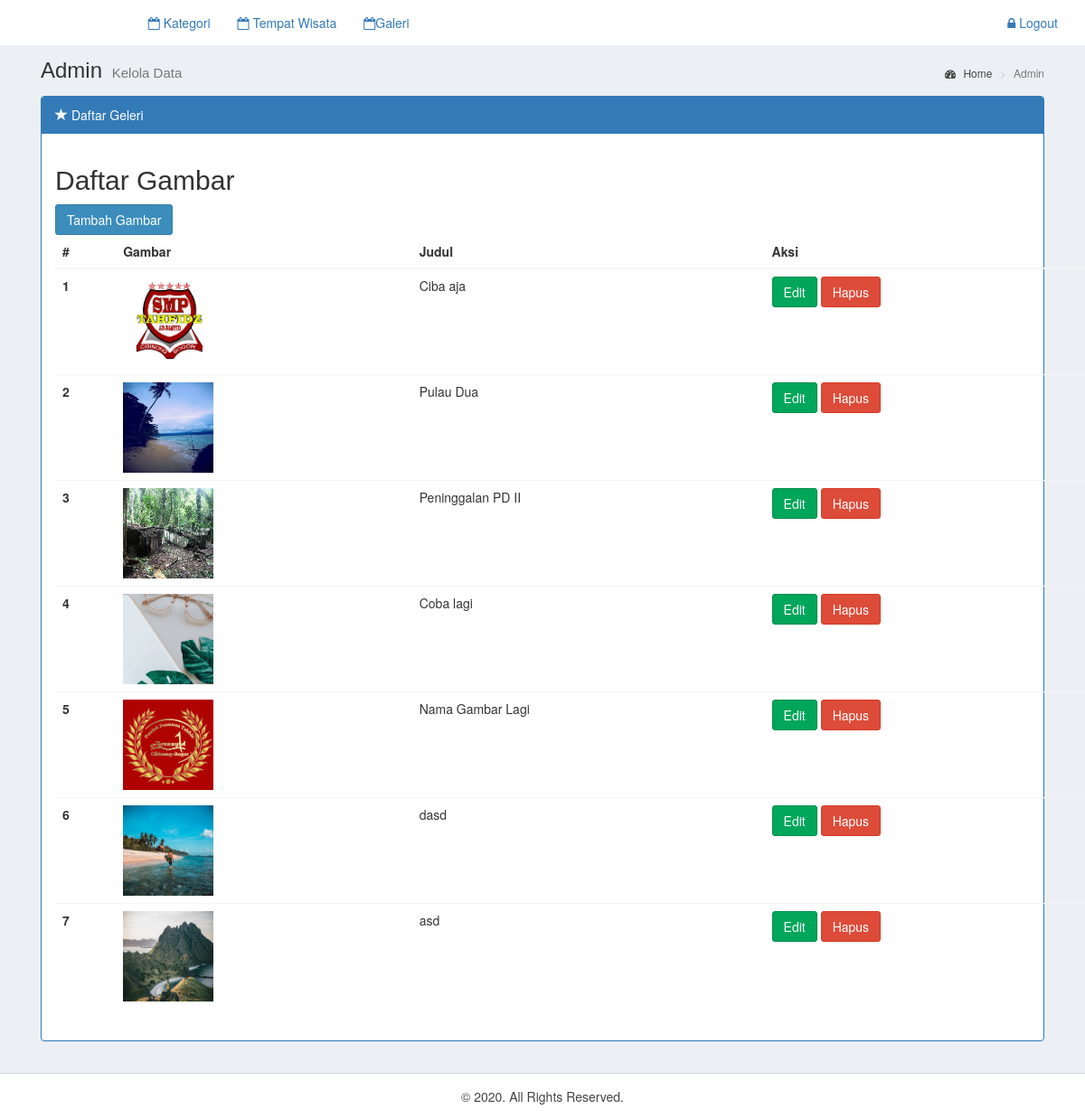
Screenshot of /admin/index_galeri.php with the database file from the repository.
### tables this page shows
CREATE TABLE `tb_galeri` (
  `id_gambar` int(11) NOT NULL,
  `judul_gambar` varchar(50) NOT NULL,
  `nama_gambar` varchar(50) NOT NULL
);

### admin/galeri.php (the view, shortened to what this page needs)
<?php include 'include/koneksi.php';
switch (@$_GET['mod']) {
    default:
?>
        <div class="container">
            <div class="row">
                <div class="col">
                    <h2>Daftar Gambar</h2>
                    <a href="index_galeri.php?mod=add" class="btn btn-primary mt-3">Tambah Gambar</a>
                    <table class="table">
                        <thead>
                            <tr>
                                <th scope="col">#</th>
                                <th scope="col">Gambar</th>
                                <th scope="col">Judul</th>
                                <th scope="col">Aksi</th>
                            </tr>
                        </thead>
                        <tbody>
                            <?php
                            $i = 1;
                            include 'include/koneksi.php';
                            $data = $db->query('SELECT * FROM tb_galeri');
                            foreach ($data as $d) :
                            ?>
                                <tr>
                                    <th scope="row"><?= $i++; ?></th>
                                    <td><img src="../img/<?= $d['nama_gambar']; ?>" alt="" width="100" height="100"></td>
                                    <td><?= $d['judul_gambar']; ?></td>
                                    <td><a href="index_galeri.php?mod=edit&id=<?= $d['id_gambar']; ?>" class="btn btn-success">Edit</a>
                                        <a href="aksi_galeri.php?mod=delete&id=<?= $d['id_gambar']; ?>" class="btn btn-danger">Hapus</a>
                                    </td>
                                </tr>
                            <?php endforeach; ?>
                        </tbody>
                    </table>
                </div>
            </div>
        </div>
    <?php break;
    ?>
        <?php } ?>

### admin/include/header.php (shortened to what this page needs)
<!DOCTYPE html>
<html>
<head>
  <link rel="stylesheet" href="bootstrap/dist/css/bootstrap.min.css">
  <link rel="stylesheet" href="bootstrap/dist/css/skins/_all-skins.min.css">
  <link rel="stylesheet" href="bootstrap/dist/font-awesome/css/font-awesome.min.css">
  <link rel="stylesheet" href="bootstrap/select2/dist/css/select2.min.css">
  <link rel="stylesheet" href="bootstrap/dist/css/AdminLTE.min.css">
  <link rel="stylesheet" href="bootstrap/dist/css/custom.css">
</head>
<body class="hold-transition layout-top-nav bg-default">
<div class="wrapper">
  <header class="main-header">
    <nav class="navbar navbar-static-top">
      <div class="container">
        <div class="navbar-header">
          <a href="index.php" class="navbar-brand"><b>Panel</b> Admin</a>
        </div>
        <div class="collapse navbar-collapse pull-left" id="navbar-collapse">
          <ul class="nav navbar-nav">
              <li class="active"><a href="index_kategori.php"><i class="fa  fa-calendar-o"></i> Kategori <span class="sr-only">(current)</span></a></li>
               <li class="active"><a href="index.php"><i class="fa  fa-calendar-o"></i> Tempat Wisata <span class="sr-only">(current)</span></a></li>
             <li class="active"><a href="index_galeri.php"><i class="fa  fa-calendar-o"></i>Galeri <span class="sr-only">(current)</span></a></li>
           </ul>
        </div>
        <ul class="nav navbar-nav navbar-right">
            <li><a href="login/logout.php"><span class="fa fa-lock"></span> Logout</a></li>
        </ul>
    </div>
    </nav>
  </header>

### admin/index_galeri.php (shortened to what this page needs)
<?php include 'include/header.php'; ?>
<div class="content-wrapper">
    <div class="container">
        <section class="content-header">
            <h1>
                Admin
                <small>Kelola Data</small>
            </h1>
            <ol class="breadcrumb">
                <li><a href="index.php"><i class="fa fa-dashboard"></i> Home</a></li>
                <li class="active">Admin</li>
            </ol>
        </section>
        <section class="content">
            <div class="panel panel-primary">
                <div class="panel-heading">
                    <i class="glyphicon glyphicon-star"></i> Daftar Geleri
                </div>
                <div class="panel-body">
                    <?php include 'galeri.php' ?>
                </div>
            </div>
        </section>
    </div>
</div>
<?php include 'include/footer.php'; ?>

### admin/include/footer.php (shortened to what this page needs)
  <footer class="main-footer" id="admin bg-default">
    <div class="container text-center" >
      &copy; 2020. All Rights Reserved.
    </div>
  </footer>
</div>
</body>
</html>

### rows the page displays
tb_galeri: nama_gambar (picture), judul_gambar "Ciba aja"
tb_galeri: nama_gambar (picture), judul_gambar "Pulau Dua"
tb_galeri: nama_gambar (picture), judul_gambar "Peninggalan PD II"
tb_galeri: nama_gambar (picture), judul_gambar "Coba lagi"
tb_galeri: nama_gambar (picture), judul_gambar "Nama Gambar Lagi"
tb_galeri: nama_gambar (picture), judul_gambar "dasd"
tb_galeri: nama_gambar (picture), judul_gambar "asd"
